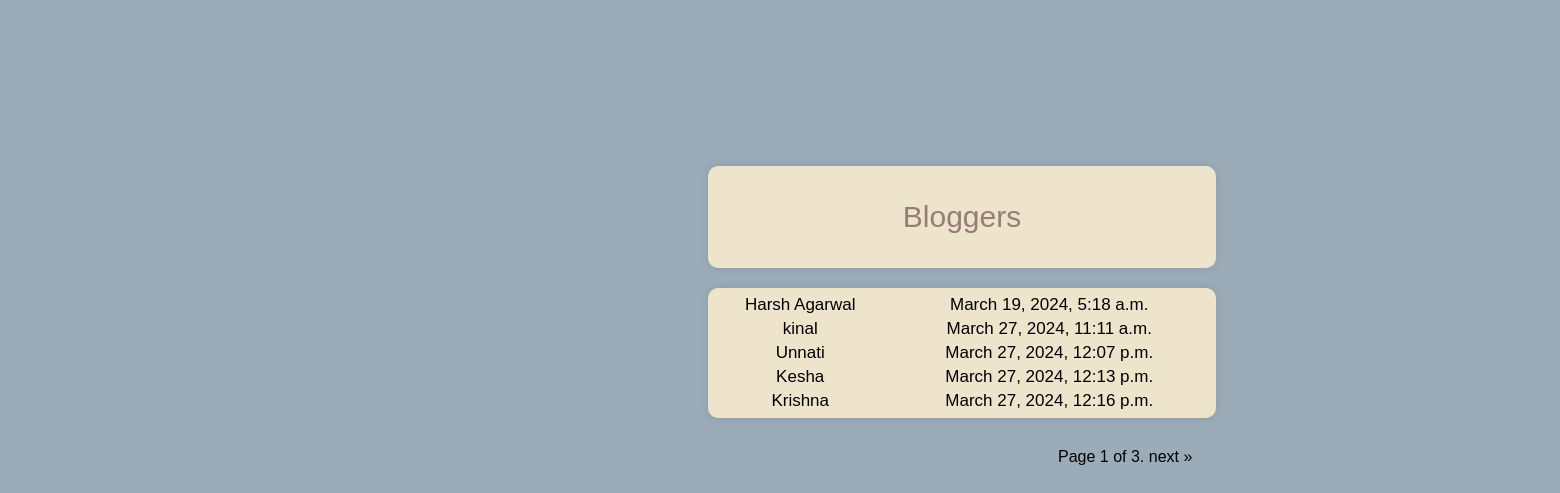
/blog/bloggers/, run on the app's committed database.
### blog/models.py (models this page shows, shortened)
class BaseModel(models.Model):
    created_at = models.DateTimeField(auto_now_add=True)
    updated_at = models.DateTimeField(auto_now=True)
    class Meta:
        abstract = True

class Author(BaseModel):
    user = models.OneToOneField(
        User, on_delete=models.CASCADE, default=None, related_name="author"
    )
    name = models.CharField(max_length=50)
    biological_info = models.TextField()
    class Meta:
        db_table = "authors"

### blog/views.py (the view)
# urls.py: path("bloggers/", views.BloggerList.as_view(), name="bloggerlist"),
class BloggerList(generic.ListView):
    model = Author
    paginate_by = settings.DEFAULT_PAGINATED_RECORDS
    template_name = "blog/blogger_list.html"
    context_object_name = "bloggers"
    def get_queryset(self):
        return Author.objects.only("name", "created_at")

### blog/templates/blog/blogger_list.html (shortened to what this page needs)
{% extends 'blog/base.html' %}
    {% block htmlhead %} {% load static %}
    <link rel="stylesheet" href="{% static 'blog/bloggers_list.css' %}" />
    {% endblock htmlhead %}
    {% block content %} {% if bloggers %}
    <div class="title">
      <p>Bloggers</p>
    </div>
    <div class="list">
      <table style="width: 500px">
        {% for blogger in bloggers %}
        <tr>
          <td>
            <a href="{% url 'blog:blogger' pk=blogger.id %}">
              {{ blogger.name }}</a
            >
          </td>
          <td>{{ blogger.created_at }}</td>
        </tr>
        {% endfor %}
      </table>
    </div>
    {% endif %}
    <div class="pagination">
      <span>
        <span>
          Page {{ page_obj.number }} of {{ page_obj.paginator.num_pages }}.
        </span>
        {% if page_obj.has_next %}
        <a href="?page={{ page_obj.next_page_number }}">next &raquo;</a>
        {% endif %}
      </span>
    </div>
    {% endblock content%}

### blog/static/blog/base.css (style rules this page uses)
body { font-family: Arial, sans-serif; background-color: #9BABB8; }
a { text-decoration: none; color: black; }

### blog/static/blog/bloggers_list.css (style rules this page uses)
.title { margin-left: 700px; max-width: 500px; padding: 4px; background-color: #eee3cb; border-radius: 10px; box-shadow: 0px 0px 10px rgba(0, 0, 0, 0.1); color: #967e76; text-align: center; font-size: 30px; }
.list { margin-top: 20px; margin-left: 700px; max-width: 500px; padding: 4px; background-color: #eee3cb; border-radius: 10px; box-shadow: 0px 0px 10px rgba(0, 0, 0, 0.1); color: black; text-align: center; font-size: 17px; }
.list a { text-decoration: none; }
.pagination { margin-top: 30px; margin-left: 1050px; }

### data on the page
Author: name "Harsh Agarwal", created_at "March 19, 2024, 5:18 a.m."
Author: name "kinal", created_at "March 27, 2024, 11:11 a.m."
Author: name "Unnati", created_at "March 27, 2024, 12:07 p.m."
Author: name "Kesha", created_at "March 27, 2024, 12:13 p.m."
Author: name "Krishna", created_at "March 27, 2024, 12:16 p.m."

### other printed values
{{ page_obj.number }} "1"
{{ page_obj.paginator.num_pages }} "3"
